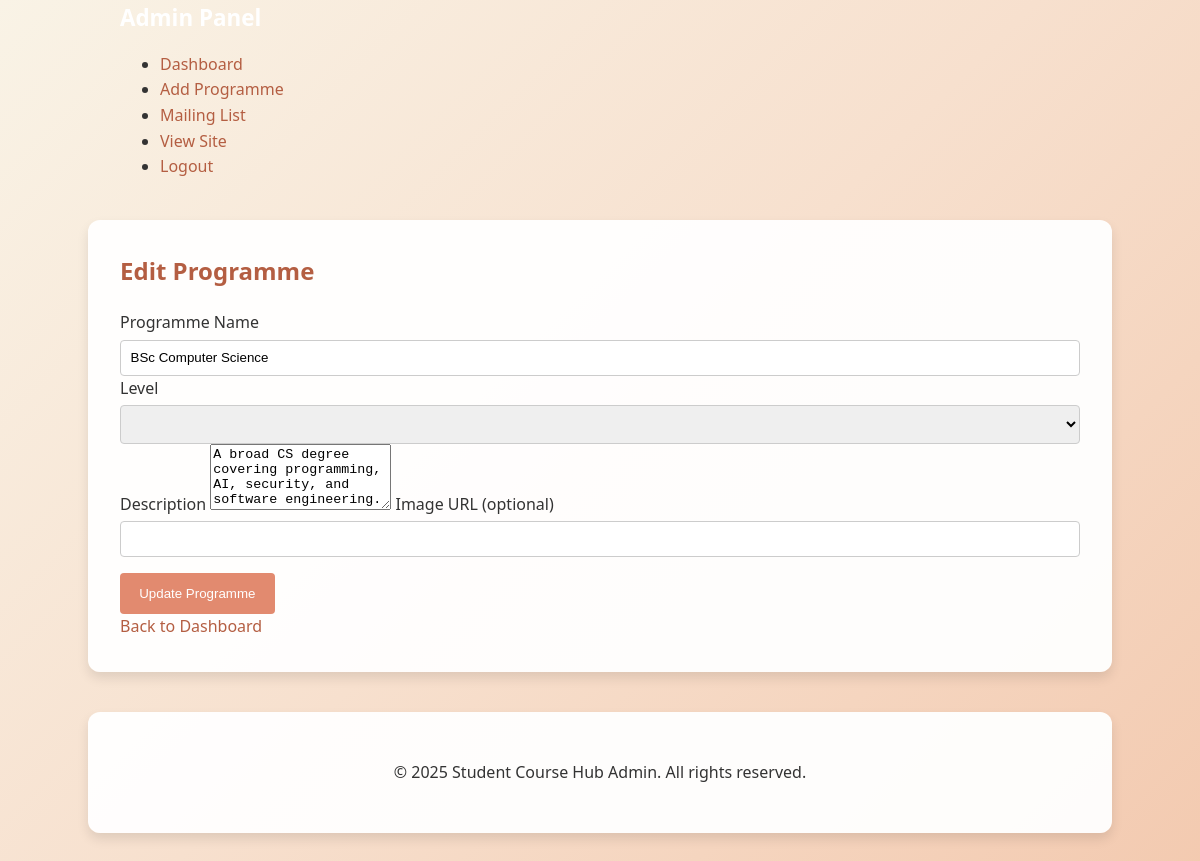
/index.php?page=editProgramme&id=1 (signed in), run on the app's committed database.
### tables this page shows
CREATE TABLE Programmes (
    ProgrammeID INT PRIMARY KEY AUTO_INCREMENT,
    ProgrammeName VARCHAR(160) NOT NULL,
    Description TEXT,
    Image VARCHAR(255),
    LevelID INT,
    ProgrammeLeaderID INT,
    is_published TINYINT(1) NOT NULL DEFAULT 1,
    FOREIGN KEY (LevelID) REFERENCES Levels(LevelID),
    FOREIGN KEY (ProgrammeLeaderID) REFERENCES Staff(StaffID)
);

### app/models/controllers/AdminController.php (called while the page is built, shortened)
<?php
require_once(__DIR__ . '/../models/programme.php');
class AdminController
{
    public static function editProgramme($pdo, $id)
    {
        $programme = Programme::find($pdo, $id);
        include(__DIR__ . '/../views/admin/editProgrammeForm.php');
    }
}

### app/models/programme.php (called while the page is built, shortened)
<?php
class Programme
{
    public static function find($pdo, $id)
    {
        $sql = "SELECT * FROM Programmes WHERE ProgrammeID = :id LIMIT 1";
        $stmt = $pdo->prepare($sql);
        $stmt->execute(['id' => $id]);
        return $stmt->fetch(PDO::FETCH_ASSOC);
    }
}

### app/views/admin/editProgrammeForm.php (the view, shortened to what this page needs)
<!DOCTYPE html>
<html lang="en">
<head>
    <link rel="stylesheet" href="assets/css/admin.css">
    <link rel="stylesheet" href="assets/css/theme.css">
</head>
<body>
    <header class="site-header">
        <div class="container">
            <div class="header-content">
                <div class="logo">
                    <a href="index.php?page=adminDashboard" style="color: white; font-weight: bold; font-size: 1.4rem; text-decoration: none;">Admin Panel</a>
                </div>
                <nav class="main-nav">
                    <ul>
                        <li><a href="index.php?page=adminDashboard">Dashboard</a></li>
                        <li><a href="index.php?page=addProgrammeForm">Add Programme</a></li>
                        <li><a href="index.php?page=mailingList">Mailing List</a></li>
                        <li><a href="index.php?page=programmes">View Site</a></li>
                        <li><a href="index.php?page=adminLogout">Logout</a></li>
                    </ul>
                </nav>
            </div>
        </div>
    </header>
    <main class="main-content">
        <div class="container">
            <h2>Edit Programme</h2>
            <?php if (!$programme): ?>
                <p>Programme not found.</p>
            <?php else: ?>
                <form action="index.php?page=updateProgramme" method="post">
                    <label for="programmeName">Programme Name</label>
                    <input type="text" id="programmeName" name="programmeName" value="<?= htmlspecialchars($programme['ProgrammeName']) ?>" required>
                    <label for="levelId">Level</label>
                    <select id="levelId" name="levelId" required>
                    </select>
                    <label for="description">Description</label>
                    <textarea id="description" name="description" rows="4" required><?= htmlspecialchars($programme['Description']) ?></textarea>
                    <label for="image">Image URL (optional)</label>
                    <input type="text" id="image" name="image" value="<?= htmlspecialchars($programme['Image']) ?>">
                    <button type="submit">Update Programme</button>
                </form>
            <?php endif; ?>
            <div class="back-link"><a href="index.php?page=adminDashboard">Back to Dashboard</a></div>
        </div>
    </main>
    <footer class="site-footer">
        <div class="container">
            <p>&copy; 2025 Student Course Hub Admin. All rights reserved.</p>
        </div>
    </footer>
</body>
</html>

### public/assets/css/admin.css (style rules this page uses)
body { font-family: 'Segoe UI', Tahoma, Geneva, Verdana, sans-serif; background-color: #fdf8f4; color: #333333; line-height: 1.6; }

### public/assets/css/theme.css (style rules this page uses)
body { margin: 0; padding: 0; font-family: 'Segoe UI', 'Roboto', sans-serif; color: #333333; background: linear-gradient(135deg, #f9f3e6 0%, #f7e0ce 50%, #f3cab0 100%); min-height: 100vh; }
.container { max-width: 960px; margin: 40px auto; padding: 2rem; background: rgba(255, 255, 255, 0.95); color: #333333; border-radius: 12px; box-shadow: 0 6px 12px rgba(0, 0, 0, 0.1); }
h1, h2, h3 { color: #b45e42; margin-top: 0; }
a { color: #b45e42; text-decoration: none; }
input[type="text"], input[type="email"], input[type="password"], select { width: 100%; padding: 0.6rem; margin-top: 0.25rem; border: 1px solid #ccc; border-radius: 4px; box-sizing: border-box; }
button { padding: 0.8rem 1.2rem; margin-top: 1rem; background-color: #e28a6f; color: #ffffff; border: none; border-radius: 4px; cursor: pointer; transition: background-color 0.2s ease; }
footer { text-align: center; margin-top: 2rem; color: #b45e42; }
.site-header .container { background: none; box-shadow: none; border-radius: 0; margin: 0 auto; padding: 0 20px; }

### data on the page
programmes: programmeName "BSc Computer Science", description "A broad CS degree covering programming, AI, security, and software engineering."
